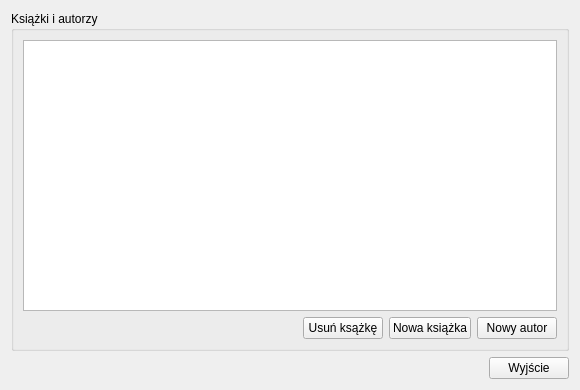
<ui version="4.0" >
 <class>Form</class>
 <widget class="QWidget" name="Form" >
  <property name="geometry" >
   <rect>
    <x>0</x>
    <y>0</y>
    <width>580</width>
    <height>390</height>
   </rect>
  </property>
  <property name="windowTitle" >
   <string>Baza danych SQL</string>
  </property>
  <property name="windowIcon" >
   <iconset resource="mywindow.qrc" >:/images/qt.png</iconset>
  </property>
  <layout class="QGridLayout" >
   <item row="0" column="0" colspan="2" >
    <widget class="QGroupBox" name="groupBox" >
     <property name="title" >
      <string>Książki i autorzy</string>
     </property>
     <layout class="QGridLayout" >
      <item row="0" column="0" colspan="4" >
       <widget class="QTableView" name="tableView" />
      </item>
      <item row="1" column="0" >
       <spacer>
        <property name="orientation" >
         <enum>Qt::Horizontal</enum>
        </property>
        <property name="sizeHint" >
         <size>
          <width>341</width>
          <height>20</height>
         </size>
        </property>
       </spacer>
      </item>
      <item row="1" column="1" >
       <widget class="QPushButton" name="pushButtonDeleteBook" >
        <property name="text" >
         <string>Usuń ksążkę</string>
        </property>
       </widget>
      </item>
      <item row="1" column="2" >
       <widget class="QPushButton" name="pushButtonNewBook" >
        <property name="text" >
         <string>Nowa książka</string>
        </property>
       </widget>
      </item>
      <item row="1" column="3" >
       <widget class="QPushButton" name="pushButtonNewAuthor" >
        <property name="text" >
         <string>Nowy autor</string>
        </property>
       </widget>
      </item>
     </layout>
    </widget>
   </item>
   <item row="1" column="0" >
    <spacer>
     <property name="orientation" >
      <enum>Qt::Horizontal</enum>
     </property>
     <property name="sizeHint" >
      <size>
       <width>461</width>
       <height>20</height>
      </size>
     </property>
    </spacer>
   </item>
   <item row="1" column="1" >
    <widget class="QPushButton" name="pushButtonExit" >
     <property name="text" >
      <string>Wyjście</string>
     </property>
    </widget>
   </item>
  </layout>
 </widget>
 <resources>
  <include location="mywindow.qrc" />
 </resources>
 <connections/>
</ui>
